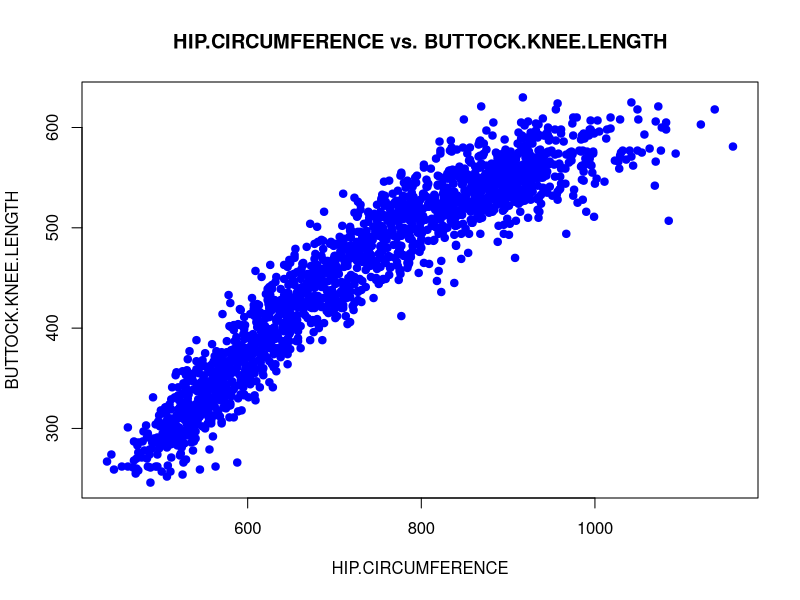
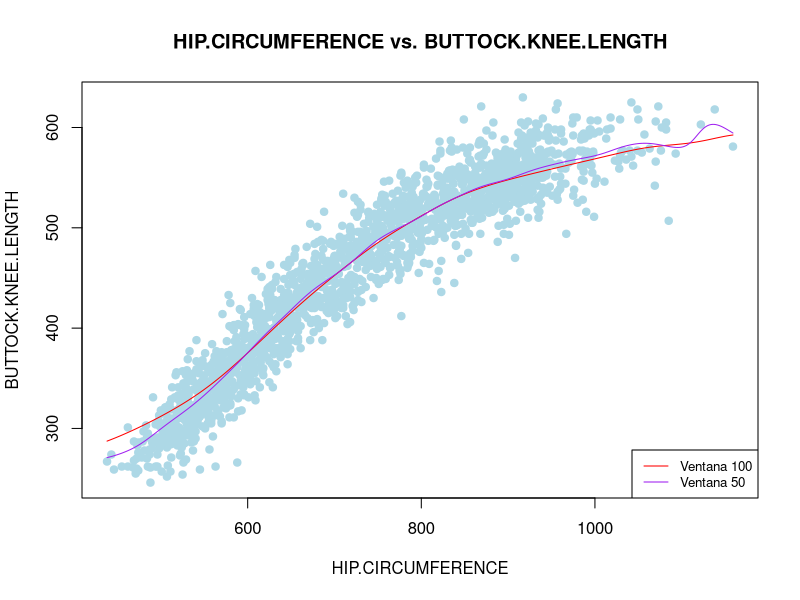

The R source for these figures, in order:
## ---- chunk 1
individuals <- read.table("individuals.csv", header = TRUE, sep = ";")
datos_femenino <- subset(individuals, SEX == 2 & HIP.CIRCUMFERENCE != 0 & BUTTOCK.KNEE.LENGTH!=0)
attach(datos_femenino)

plot(HIP.CIRCUMFERENCE, BUTTOCK.KNEE.LENGTH,
     xlab = "HIP.CIRCUMFERENCE",
     ylab = "BUTTOCK.KNEE.LENGTH",
     main = "HIP.CIRCUMFERENCE vs. BUTTOCK.KNEE.LENGTH",
     pch = 19, col = "blue")
## ---- chunk 2
regresion_100 <- ksmooth(HIP.CIRCUMFERENCE, BUTTOCK.KNEE.LENGTH, "normal", bandwidth = 100)
regresion_50 <- ksmooth(HIP.CIRCUMFERENCE, BUTTOCK.KNEE.LENGTH, "normal", bandwidth = 50)


plot(datos_femenino$HIP.CIRCUMFERENCE, datos_femenino$BUTTOCK.KNEE.LENGTH,
     xlab = "HIP.CIRCUMFERENCE",
     ylab = "BUTTOCK.KNEE.LENGTH",
     main = "HIP.CIRCUMFERENCE vs. BUTTOCK.KNEE.LENGTH",
     pch = 19, col = "light blue")

lines(regresion_100, col = "red")
lines(regresion_50, col = "purple")

legend("bottomright", legend = c("Ventana 100", "Ventana 50"), col = c("red", "purple"), lty = 1, cex = 0.8)

